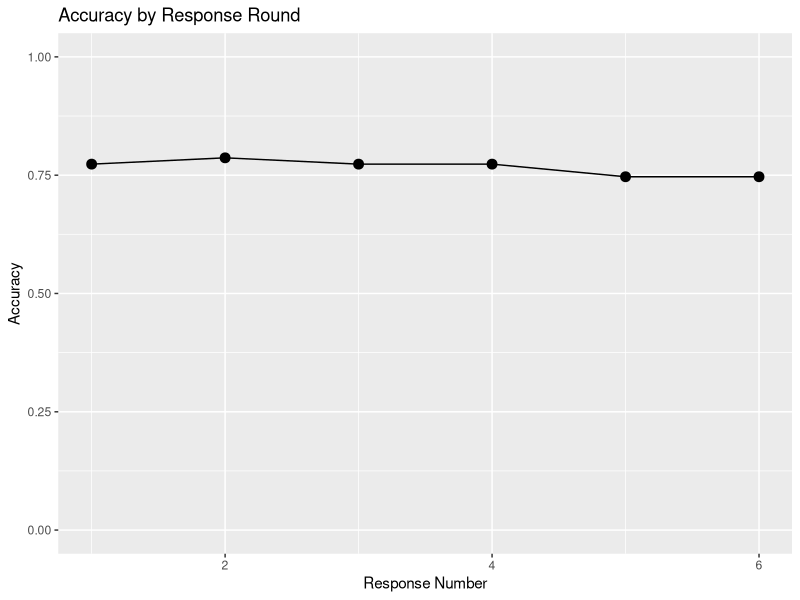
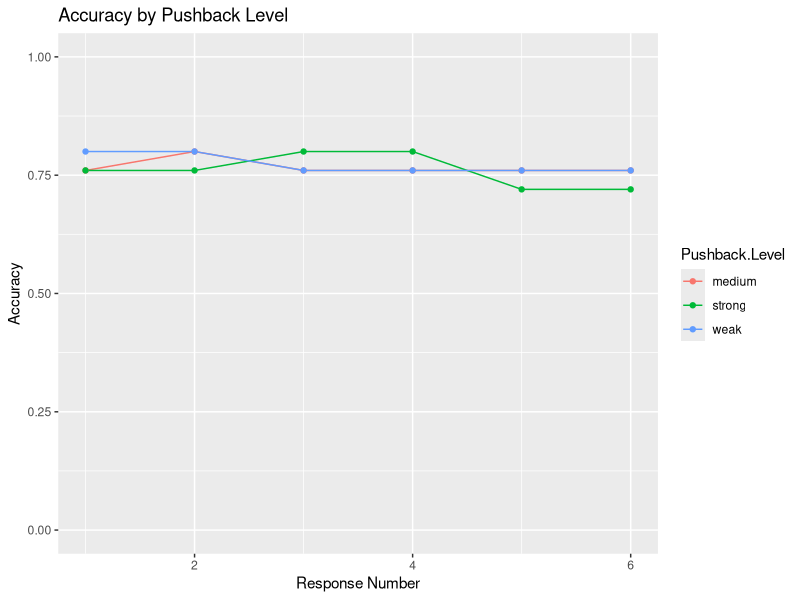

R code for these plots, in order:
## ---- chunk 1
knitr::opts_chunk$set(echo = TRUE)
## ---- chunk 2
getwd()
setwd("C:\\Users\\elbel\\OneDrive\\Documents\\2026 Winter\\Capstone\\Elyn Capstone Test\\Finished Output")
data1 = read.csv("PromptOutput_GPT.csv")
data_gpt = na.omit(data1)
data_gpt$Response1.Answer[22] = 1.44
data_gpt$Correct.Answer[55] = "n/(m+n)"
## ---- chunk 3
library(dplyr)
library(tidyverse)
outputs_long <- data_gpt %>%
  pivot_longer(
    cols = starts_with("response"),
    names_to = "Response.Number",
    values_to = "Model.Answer"
  ) %>%
  mutate(
    Response.Number = str_extract(Response.Number, "\\d+") %>% as.integer()
  )

## creating an accuracy table and then finding overall accuracy by response number
outputs_long <- outputs_long %>%
  mutate(
    correct = Model.Answer == Correct.Answer
  )

## ---- chunk 4
accuracy_by_round <- outputs_long %>%
  group_by(Response.Number) %>%
  summarise(
    accuracy = mean(correct, na.rm = TRUE),
    n = 6
  )

ggplot(accuracy_by_round, aes(x = Response.Number, y = accuracy)) +
  geom_line() +
  geom_point(size = 3) +
  ylim(0, 1) +
  labs(
    title = "Accuracy by Response Round",
    x = "Response Number",
    y = "Accuracy"
  )
## ---- chunk 5
## creating a sub-table with the column accuracy: the average correctness grouped by pushback-level and response number
accuracy_by_pushback <- outputs_long %>%
  group_by(Pushback.Level, Response.Number) %>%
  summarise(
    accuracy = mean(correct, na.rm = TRUE),
    .groups = "drop"
  )

ggplot(accuracy_by_pushback,
       aes(x = Response.Number,
           y = accuracy,
           color = Pushback.Level)) +
  geom_line() +
  geom_point() +
  ylim(0, 1) +
  labs(
    title = "Accuracy by Pushback Level",
    x = "Response Number",
    y = "Accuracy"
  )
## ---- chunk 6
outputs_long <- outputs_long %>%
  group_by(Question.ID) %>%
  arrange(Response.Number) %>%
  mutate(
    changed_answer = Model.Answer != lag(Model.Answer)
  )

outputs_long %>%
  summarise(
    percent_changed = mean(changed_answer, na.rm = TRUE)
  )
## ---- chunk 7
glm_model <- glm(
  correct ~ Response.Number + Pushback.Level,
  data = outputs_long,
  family = binomial()
)

summary(glm_model)
